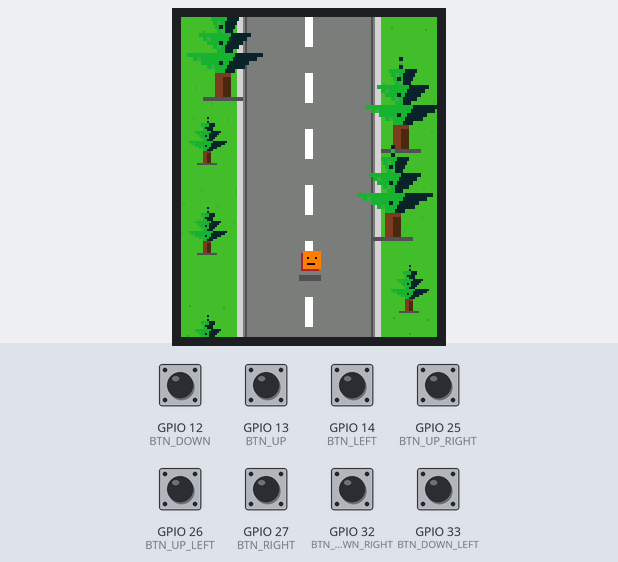
A sketch run on a simulated ESP32. Shown: 128×160 colour display. The test bench sets the inputs (shaded band); at power-on: GPIO 12 (BTN_DOWN), GPIO 13 (BTN_UP), GPIO 14 (BTN_LEFT), GPIO 25 (BTN_UP_RIGHT), GPIO 26 (BTN_UP_LEFT), GPIO 27 (BTN_RIGHT), GPIO 32 (BTN_DOWN_RIGHT), GPIO 33 (BTN_DOWN_LEFT) HIGH. Random numbers use the default seed unless the sketch sets one.

Above: at 1.4 s.
1.5 s: GPIO 12 (BTN_DOWN) pulled LOW for 1 s
At 3.3 s:
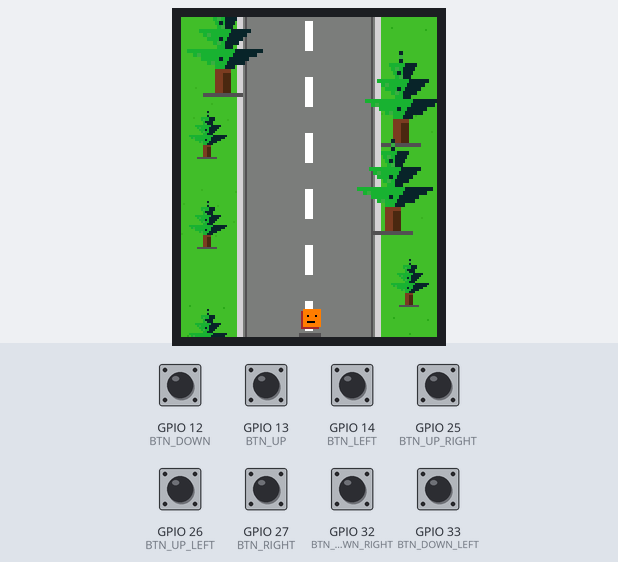
5.5 s: GPIO 32 (BTN_DOWN_RIGHT) pulled LOW for 1 s
At 7.4 s:
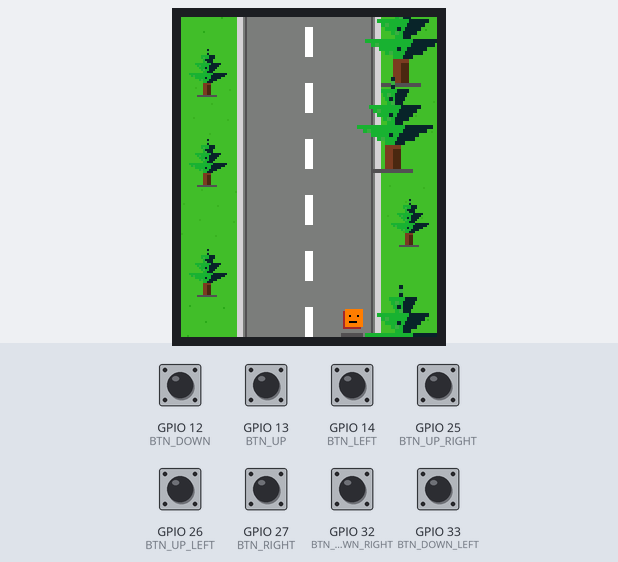
9.5 s: GPIO 33 (BTN_DOWN_LEFT) pulled LOW for 1 s
At 12.1 s:
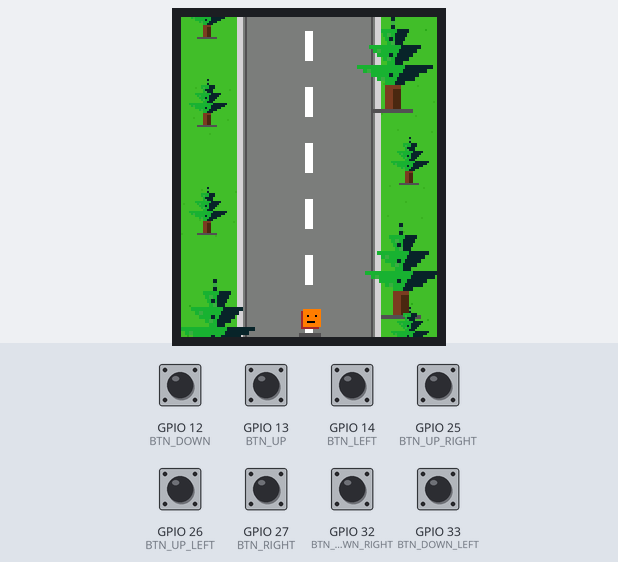
13.5 s: GPIO 12 (BTN_DOWN) pulled LOW for 1 s
At 15.0 s:
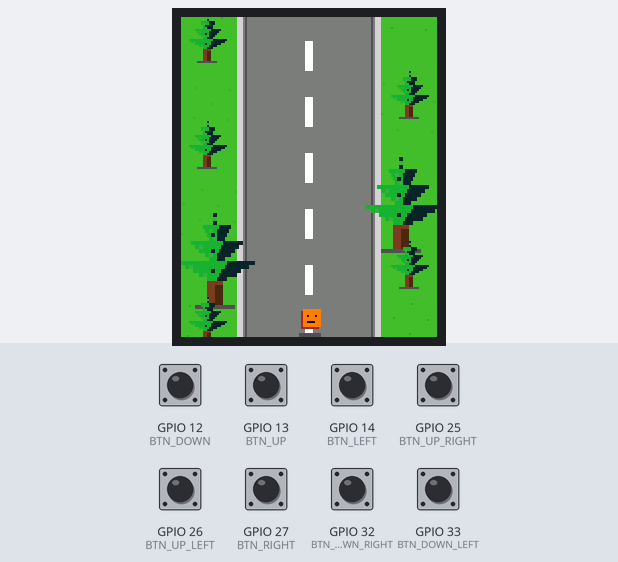
17.5 s: GPIO 32 (BTN_DOWN_RIGHT) pulled LOW for 1 s
At 19.4 s:
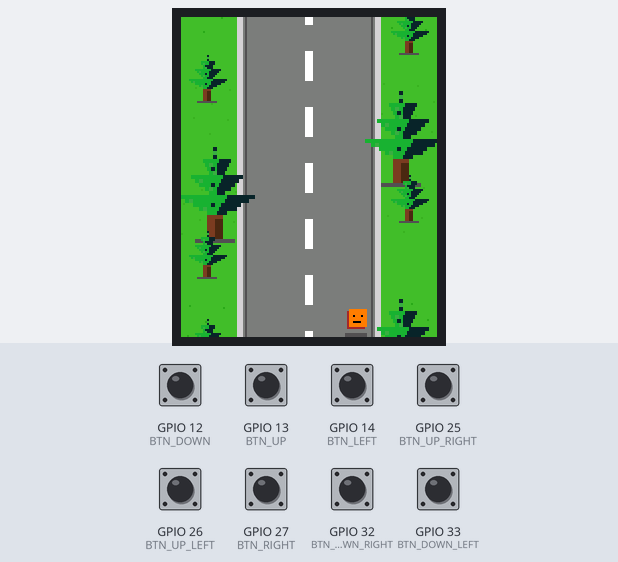
21.5 s: GPIO 33 (BTN_DOWN_LEFT) pulled LOW for 0.15 s
At 22.8 s:
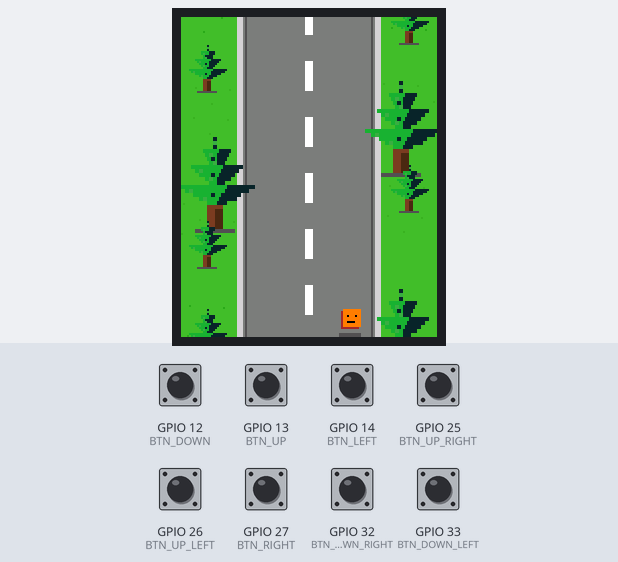
Timing chart, 0 to 24.5 s (numbered marks = the images above; inputs shaded):
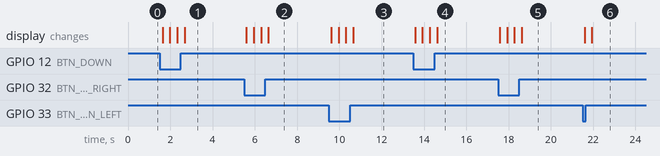

The sketch:

esp32-game.ino
```cpp
/*
  SKIBIDI OPEN WORLD - ESP32 + ST7735 128x160
  - Conifer trees on both sides of a road
  - Square player can move in 8 directions
  - Scrolling scenery gives a simple open-world walking feel
  - No image files needed: trees are drawn as pixel-art shapes in code

  Libraries:
    Adafruit GFX Library
    Adafruit ST7735 and ST7789 Library

  Display wiring (as in your earlier setup):
    TFT_CS  = 5
    TFT_DC  = 2
    TFT_RST = 4
    TFT_SCLK= 18
    TFT_MOSI= 23

  Button pins (each button connects its pin to GND when pressed):
    UP=13, DOWN=12, LEFT=14, RIGHT=27
    UP_LEFT=26, UP_RIGHT=25, DOWN_LEFT=33, DOWN_RIGHT=32

  If your buttons are wired differently, change the pin constants below.
*/

#include <SPI.h>
#include <WiFi.h>
#include "esp_bt.h"
#include <Adafruit_GFX.h>
#include <Adafruit_ST7735.h>

#define TFT_CS   5
#define TFT_DC   2
#define TFT_RST  4

Adafruit_ST7735 tft(TFT_CS, TFT_DC, TFT_RST);

// Movement buttons, active LOW (INPUT_PULLUP)
const uint8_t BTN_UP        = 13;
const uint8_t BTN_DOWN      = 12;
const uint8_t BTN_LEFT      = 14;
const uint8_t BTN_RIGHT     = 27;
const uint8_t BTN_UP_LEFT   = 26;
const uint8_t BTN_UP_RIGHT  = 25;
const uint8_t BTN_DOWN_LEFT = 33;
const uint8_t BTN_DOWN_RIGHT= 32;

const int SCREEN_W = 128;
const int SCREEN_H = 160;

// RGB565 colors
const uint16_t SKY       = 0xDFFF;
const uint16_t GRASS     = 0x45E5;
const uint16_t GRASS_DK  = 0x2D43;
const uint16_t ROAD      = 0x7BEF;
const uint16_t ROAD_DK   = 0x528A;
const uint16_t ROAD_EDGE = 0xD69A;
const uint16_t WHITE     = 0xFFFF;
const uint16_t BLACK     = 0x0000;
const uint16_t TREE_DK   = 0x0925;
const uint16_t TREE_MID  = 0x1D86;
const uint16_t TREE_LIT  = 0x3D68;
const uint16_t TRUNK     = 0x79E4;
const uint16_t TRUNK_DK  = 0x4942;
const uint16_t PLAYER    = 0xFBE0;
const uint16_t PLAYER_DK = 0xA145;

float playerX = 64.0f;
float playerY = 122.0f;
const float PLAYER_SPEED = 2.2f;

// World offset advances when the player walks vertically.
// Tree positions are stored in world coordinates and wrap around.
const int TREE_COUNT = 18;
float treeWorldY[TREE_COUNT];
int treeSide[TREE_COUNT];   // -1 left, +1 right
int treeDepth[TREE_COUNT];  // 0 far/small, 1 mid, 2 near/large
float worldOffset = 0.0f;
unsigned long lastFrame = 0;

bool pressed(uint8_t pin) {
  return digitalRead(pin) == LOW;
}

void setupButtons() {
  pinMode(BTN_UP, INPUT_PULLUP);
  pinMode(BTN_DOWN, INPUT_PULLUP);
  pinMode(BTN_LEFT, INPUT_PULLUP);
  pinMode(BTN_RIGHT, INPUT_PULLUP);
  pinMode(BTN_UP_LEFT, INPUT_PULLUP);
  pinMode(BTN_UP_RIGHT, INPUT_PULLUP);
  pinMode(BTN_DOWN_LEFT, INPUT_PULLUP);
  pinMode(BTN_DOWN_RIGHT, INPUT_PULLUP);
}

void initTrees() {
  // Spread trees along the visible world, alternating sides.
  for (int i = 0; i < TREE_COUNT; i++) {
    treeWorldY[i] = i * 24.0f + random(-8, 9);
    treeSide[i] = (i % 2 == 0) ? -1 : 1;
    treeDepth[i] = random(0, 3);
  }
}

void drawTree(int x, int y, int scale) {
  // Tiny pixel-art evergreen inspired by the supplied tree.
  // scale 1 = 1x pixel blocks; scale 2 = larger, chunky pixels.
  int p = scale;
  int top = y;
  int cx = x;

  // Tip
  tft.fillRect(cx - p/2, top, p, 3*p, TREE_DK);
  tft.fillRect(cx - p/2, top + p, p, p, TREE_LIT);

  // Three layered branches, each wider than the one above.
  int layerY[3] = {top + 3*p, top + 7*p, top + 12*p};
  int halfW[3]  = {3*p, 6*p, 9*p};

  for (int layer = 0; layer < 3; layer++) {
    int yy = layerY[layer];
    int hw = halfW[layer];
    for (int row = 0; row < 5; row++) {
      int half = hw - (row * hw / 5);
      if (half < p) half = p;
      tft.fillRect(cx - half, yy + row*p, half*2 + p, p, TREE_MID);
      // Shaded right edge and scattered highlights create pixel-art texture.
      tft.fillRect(cx + half/3, yy + row*p, half - half/3 + p, p, TREE_DK);
      if (row == 1 || row == 3) {
        tft.fillRect(cx - half + p, yy + row*p, p, p, TREE_LIT);
      }
    }
    // A few dark branch pixels.
    tft.fillRect(cx - p, yy + 2*p, p, p, TREE_DK);
    tft.fillRect(cx + hw/2, yy + 3*p, p, p, TREE_DK);
  }

  // Trunk and ground shadow
  int trunkY = top + 17*p;
  tft.fillRect(cx - 2*p, trunkY, 4*p, 6*p, TRUNK);
  tft.fillRect(cx, trunkY + p, 2*p, 5*p, TRUNK_DK);
  tft.fillRect(cx - 5*p, trunkY + 6*p, 10*p, p, ROAD_DK);
}

void drawBackground() {
  tft.fillScreen(SKY);

  // Grass fields
  tft.fillRect(0, 0, SCREEN_W, SCREEN_H, GRASS);

  // Subtle grass pixels
  for (int i = 0; i < 90; i++) {
    int gx = (i * 37 + 11) % SCREEN_W;
    int gy = (i * 53 + 7) % SCREEN_H;
    if (gx < 31 || gx > 97) {
      tft.drawPixel(gx, gy, (i % 3 == 0) ? GRASS_DK : 0x3D84);
    }
  }

  // Road in the center, with shoulders.
  tft.fillRect(28, 0, 72, SCREEN_H, ROAD_EDGE);
  tft.fillRect(31, 0, 66, SCREEN_H, ROAD);
  tft.drawFastVLine(32, 0, SCREEN_H, ROAD_DK);
  tft.drawFastVLine(95, 0, SCREEN_H, ROAD_DK);

  // Dashed center line scrolls as the world moves.
  int dashOffset = ((int)worldOffset) % 28;
  for (int y = -28 + dashOffset; y < SCREEN_H; y += 28) {
    tft.fillRect(62, y, 4, 15, WHITE);
  }

  // Trees on both sides; distant trees are smaller.
  for (int i = 0; i < TREE_COUNT; i++) {
    float screenY = treeWorldY[i] - worldOffset;
    while (screenY < -50) screenY += TREE_COUNT * 24.0f;
    while (screenY > SCREEN_H + 25) screenY -= TREE_COUNT * 24.0f;
    if (screenY < -25 || screenY > SCREEN_H + 5) continue;

    int scale = (treeDepth[i] == 0) ? 1 : ((treeDepth[i] == 1) ? 2 : 2);
    int x;
    if (treeSide[i] < 0) {
      x = (treeDepth[i] == 0) ? 13 : ((treeDepth[i] == 1) ? 17 : 21);
    } else {
      x = (treeDepth[i] == 0) ? 114 : ((treeDepth[i] == 1) ? 110 : 106);
    }
    drawTree(x, (int)screenY, scale);
  }
}

void drawPlayer() {
  int x = (int)playerX;
  int y = (int)playerY;

  // Small shadow, square character, and simple face.
  tft.fillRect(x - 5, y + 7, 11, 3, ROAD_DK);
  tft.fillRect(x - 4, y - 4, 9, 9, PLAYER_DK);
  tft.fillRect(x - 3, y - 5, 9, 9, PLAYER);
  tft.drawPixel(x - 1, y - 2, BLACK);
  tft.drawPixel(x + 3, y - 2, BLACK);
  tft.drawFastHLine(x - 1, y + 1, 4, BLACK);
}

void readMovement(float &dx, float &dy) {
  dx = 0;
  dy = 0;

  bool up = pressed(BTN_UP) || pressed(BTN_UP_LEFT) || pressed(BTN_UP_RIGHT);
  bool down = pressed(BTN_DOWN) || pressed(BTN_DOWN_LEFT) || pressed(BTN_DOWN_RIGHT);
  bool left = pressed(BTN_LEFT) || pressed(BTN_UP_LEFT) || pressed(BTN_DOWN_LEFT);
  bool right = pressed(BTN_RIGHT) || pressed(BTN_UP_RIGHT) || pressed(BTN_DOWN_RIGHT);

  if (up && !down) dy = -PLAYER_SPEED;
  if (down && !up) dy = PLAYER_SPEED;
  if (left && !right) dx = -PLAYER_SPEED;
  if (right && !left) dx = PLAYER_SPEED;

  // Normalize diagonal movement so it isn't faster.
  if (dx != 0 && dy != 0) {
    dx *= 0.7071f;
    dy *= 0.7071f;
  }
}

void updateWorld(float dx, float dy) {
  playerX += dx;
  playerY += dy;

  // Keep player on screen. The scenery scrolls when moving vertically.
  if (playerX < 5) playerX = 5;
  if (playerX > SCREEN_W - 5) playerX = SCREEN_W - 5;
  if (playerY < 12) {
    playerY = 12;
    worldOffset -= PLAYER_SPEED;
  }
  if (playerY > SCREEN_H - 9) {
    playerY = SCREEN_H - 9;
    worldOffset += PLAYER_SPEED;
  }

  // Also shift the world gently when walking left/right, like exploring.
  // Road remains centered, so lateral movement is limited to the scene.
  if (playerX < 34) playerX = 34;
  if (playerX > 94) playerX = 94;

  if (worldOffset < 0) worldOffset += TREE_COUNT * 24.0f;
  if (worldOffset >= TREE_COUNT * 24.0f) worldOffset -= TREE_COUNT * 24.0f;
}

void setup() {
  // Keep Wi-Fi/Bluetooth off to save memory and power.
  WiFi.mode(WIFI_OFF); // WiFi.h is included below by ESP32 Arduino core
  btStop();

  randomSeed((uint32_t)esp_random());
  setupButtons();

  tft.initR(INITR_GREENTAB);
  tft.setRotation(2);
  tft.fillScreen(BLACK);

  initTrees();
  drawBackground();
  drawPlayer();
}

void loop() {
  unsigned long now = millis();
  if (now - lastFrame < 35) return; // about 28 FPS
  lastFrame = now;

  float dx, dy;
  readMovement(dx, dy);
  updateWorld(dx, dy);

  drawBackground();
  drawPlayer();
}
```
